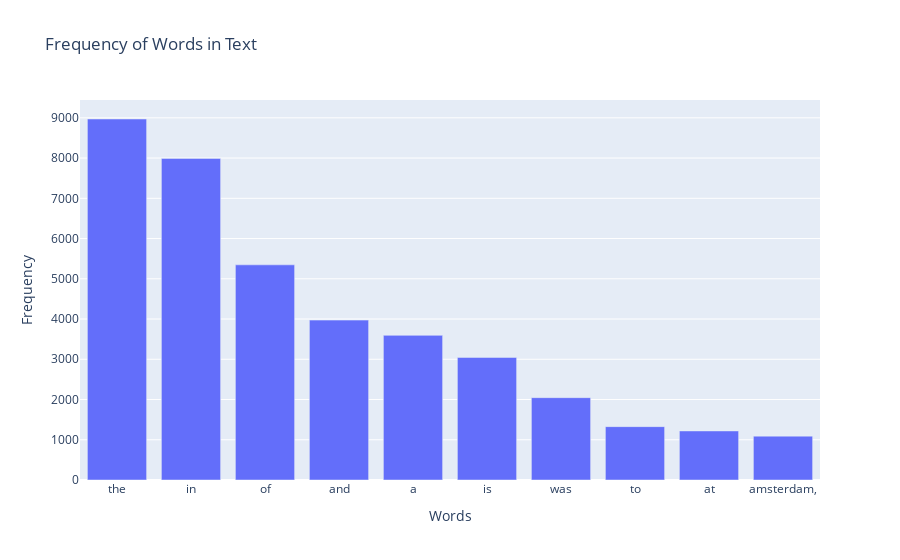

This figure's notebook cell:
### Code cell
# Concatenate text data from the column
text_data = ' '.join(capital['filled_sentence'])

# Generate word cloud
wordcloud = WordCloud(width=800, height=400, background_color='white').generate(text_data)

# Plot word cloud
plt.figure(figsize=(10, 5))
plt.imshow(wordcloud, interpolation='bilinear')
plt.axis('off')
plt.show()

# Tokenize the text into words
words = text_data.lower().split()

# Count the frequency of each word
word_freq = Counter(words)

# Sort by frequency in descending order
top_words = word_freq.most_common(10)

# Extract words and frequencies for plotting
words = [pair[0] for pair in top_words]
frequencies = [pair[1] for pair in top_words]

# Plotting the bar plot
fig = go.Figure(data=[go.Bar(x=words, y=frequencies)])

fig.update_layout(title='Frequency of Words in Text',
                  xaxis_title='Words',
                  yaxis_title='Frequency')

fig.show()

### Figure 1 — Plotly figure (JSON) as saved in the notebook; plotly's stock layout.template omitted (floating-point values rounded to 4 significant figures)
{"data": [{"type": "bar", "x": ["the", "in", "of", "and", "a", "is", "was", "to", "at", "amsterdam,"], "y": [8971, 7992, 5347, 3973, 3594, 3046, 2046, 1326, 1219, 1090]}], "layout": {"title": {"text": "Frequency of Words in Text"}, "xaxis": {"title": {"text": "Words"}}, "yaxis": {"title": {"text": "Frequency"}}}}
